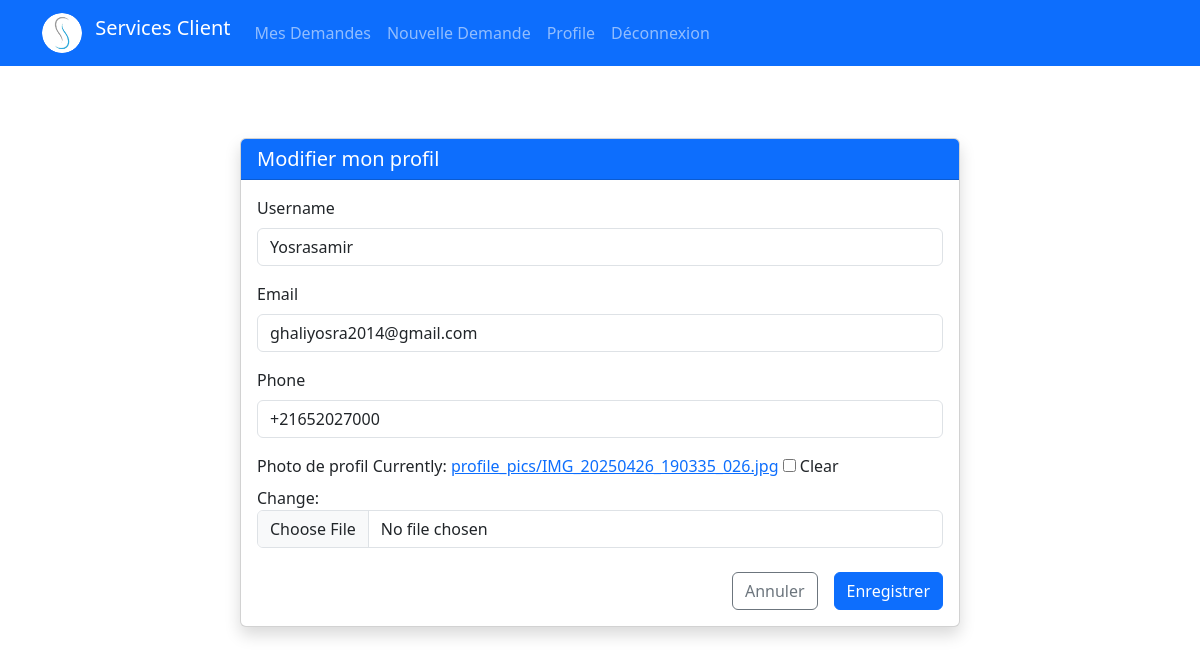
The page /profile/edit/ (signed in) on the database as committed earlier.
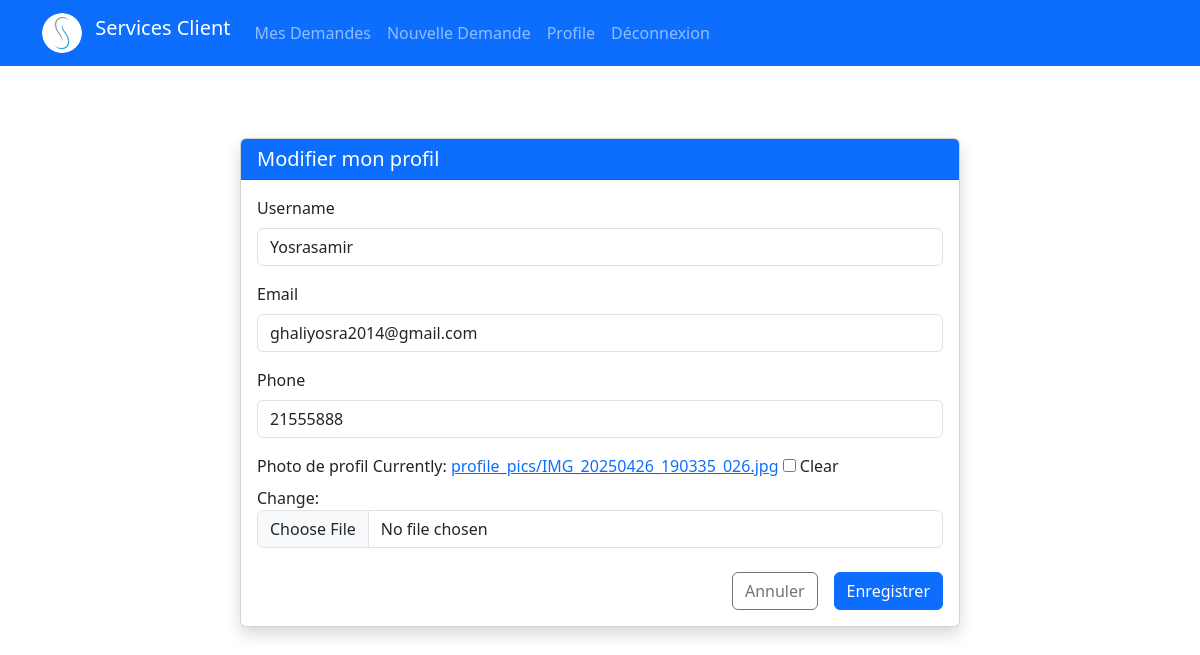
The same page on the database as committed later.
### users/models.py (models this page shows, shortened)
class CustomUser(AbstractBaseUser, PermissionsMixin):
    email = models.EmailField(unique=True)
    username = models.CharField(max_length=30, unique=True)
    phone = models.CharField(max_length=20, blank=True, null=True)
    is_active = models.BooleanField(default=True)
    is_staff = models.BooleanField(default=False)
    date_joined = models.DateTimeField(auto_now_add=True, null=True, blank=True)
    profile_picture = models.ImageField(
        upload_to='profile_pics/',
        blank=True,
        null=True,
        verbose_name="Photo de profil"
    )
    objects = CustomUserManager()
    USERNAME_FIELD = 'email'  # Utilisez email comme identifiant
    REQUIRED_FIELDS = ['username']

### users/views.py (the view)
# urls.py: path('profile/edit/', edit_profile, name='edit_profile'),        # Modifier profil
@login_required
def edit_profile(request):
    if request.method == 'POST':
        form = ProfileUpdateForm(request.POST, request.FILES, instance=request.user)
        if form.is_valid():
            form.save()
            return redirect('users:profile')
    else:
        form = ProfileUpdateForm(instance=request.user)
    return render(request, 'users/edit_profile.html', {'form': form})

### users/forms.py
class ProfileUpdateForm(forms.ModelForm):
    class Meta:
        model = CustomUser
        fields = ['username', 'email', 'phone', 'profile_picture']
        widgets = {
            'username': forms.TextInput(attrs={'class': 'form-control'}),
            'email': forms.EmailInput(attrs={'class': 'form-control'}),
            'phone': forms.TextInput(attrs={'class': 'form-control'}),
        }

### users/templates/users/edit_profile.html (shortened to what this page needs)
{% extends 'base.html' %}
{% load widget_tweaks %}
{% block content %}
<div class="container py-5">
    <div class="row justify-content-center">
        <div class="col-lg-8">
            <div class="card shadow">
                <div class="card-header bg-primary text-white">
                    <h5 class="mb-0">Modifier mon profil</h5>
                </div>
                <div class="card-body">
                    <form method="post" enctype="multipart/form-data">
                        {% for field in form %}
                        <div class="mb-3">
                            <label for="{{ field.id_for_label }}" class="form-label">{{ field.label }}</label>
                            {% render_field field class="form-control" %}
                        </div>
                        {% endfor %}
                        <div class="d-grid gap-2 d-md-flex justify-content-md-end mt-4">
                            <a href="{% url 'users:profile' %}" class="btn btn-outline-secondary me-md-2">
                                Annuler
                            </a>
                            <button type="submit" class="btn btn-primary">
                                Enregistrer
                            </button>
                        </div>
                    </form>
                </div>
            </div>
        </div>
    </div>
</div>
{% endblock %}

Rows that differ between the two databases and show on the page:
changed CustomUser "Yosrasamir": phone "+21652027000" → "21555888"
